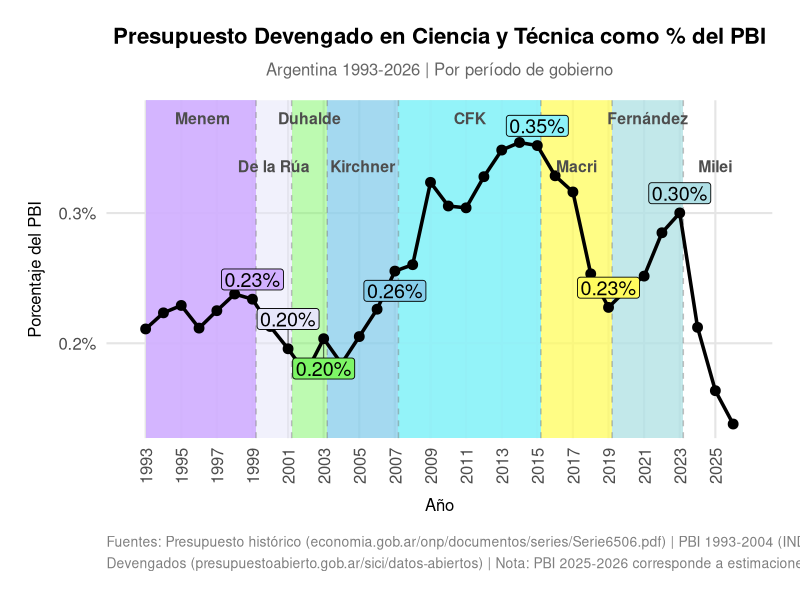
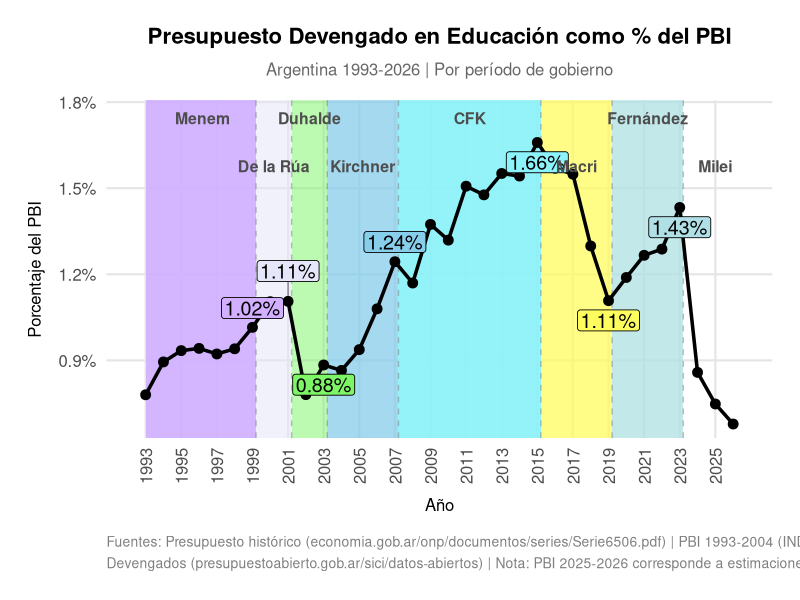
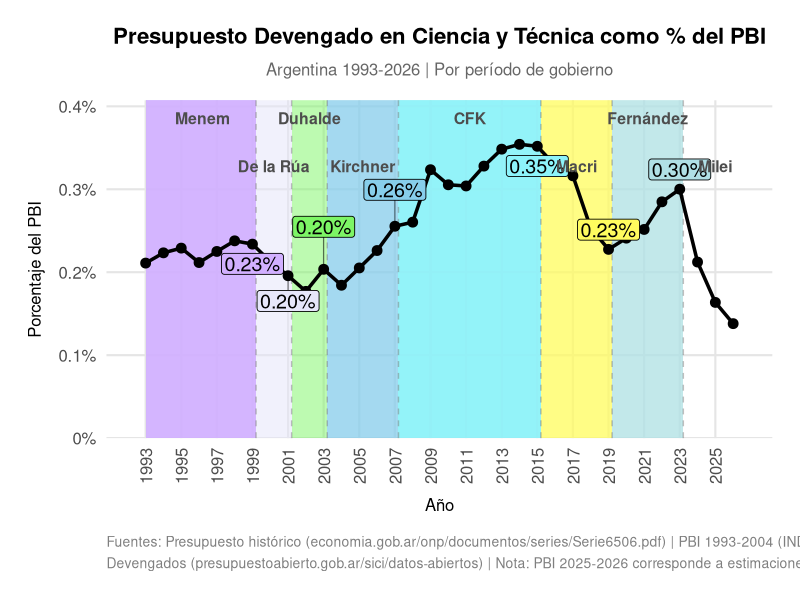
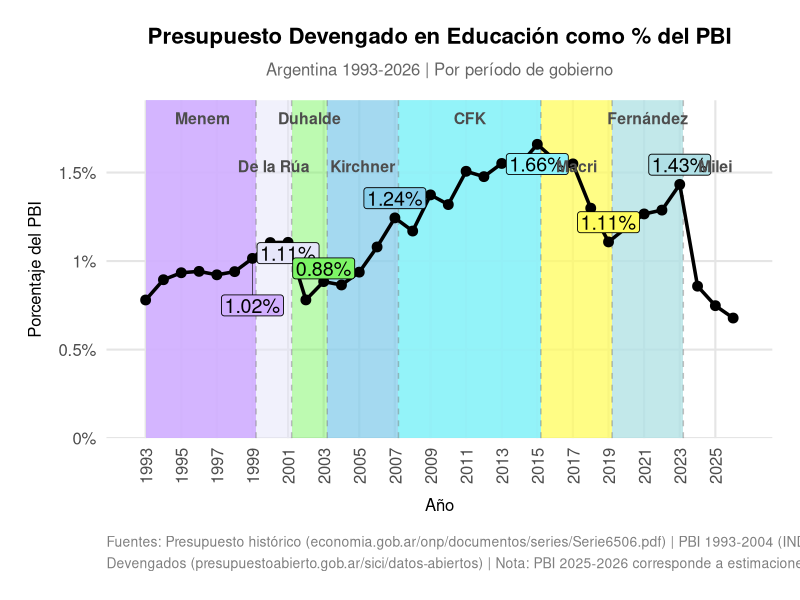
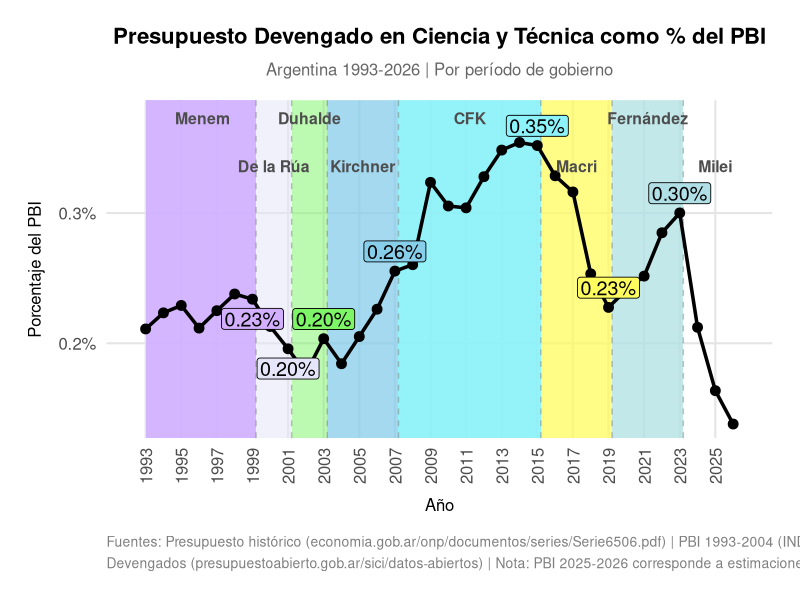
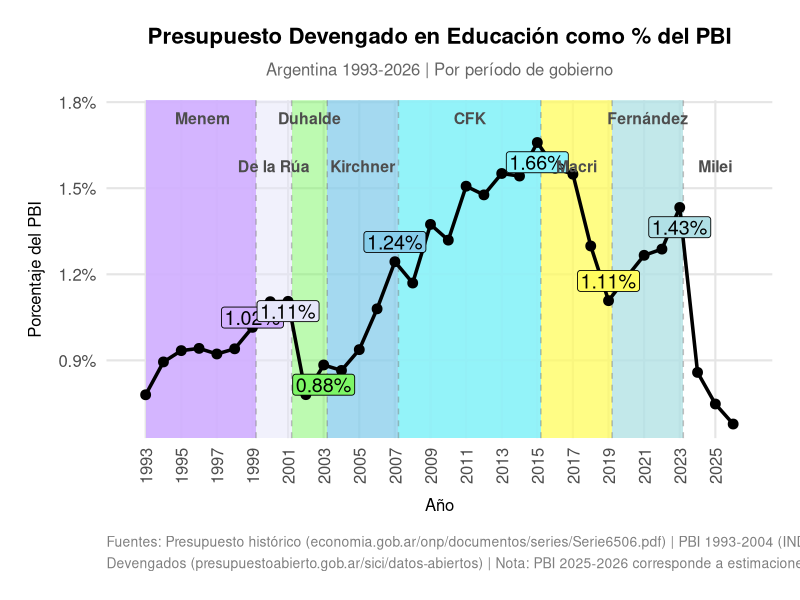
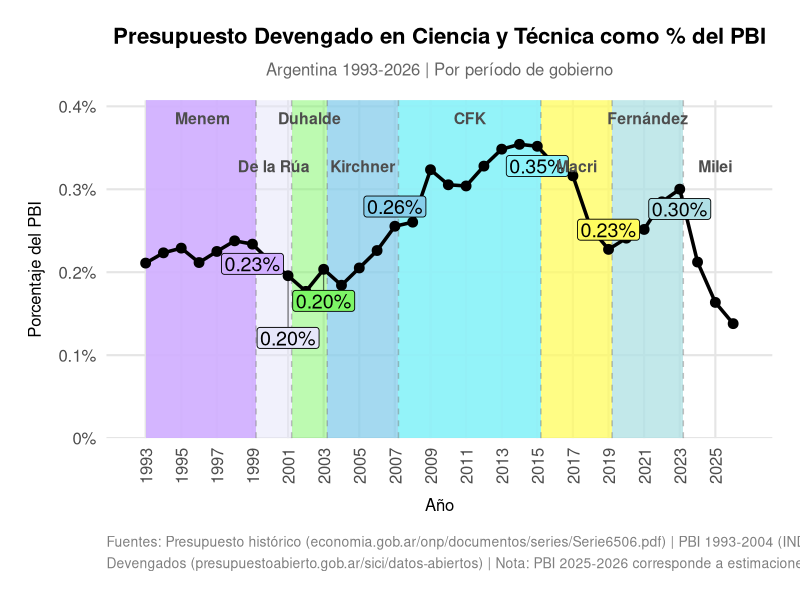
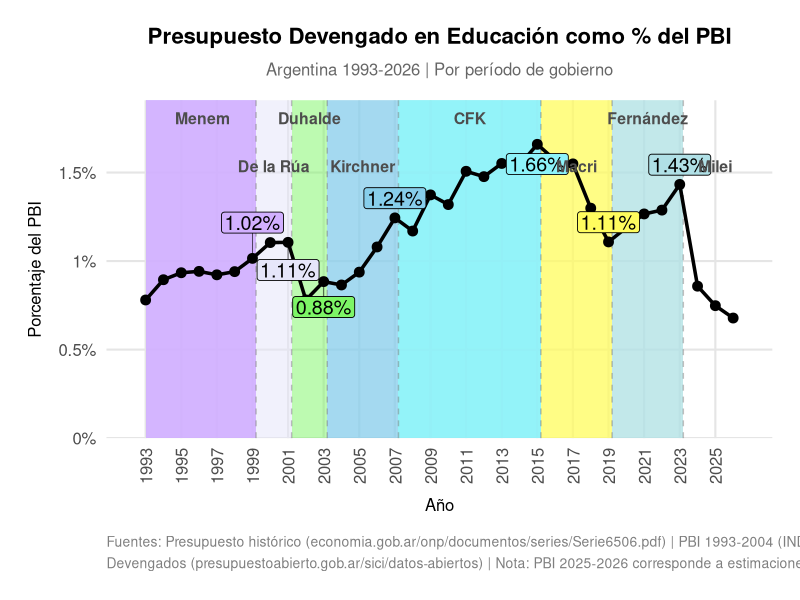

These figures' R source, in order: (Note: this script raises an error after producing the figures.)
# =============================================================================
# Análisis del Presupuesto Devengado en Ciencia y Educación como % del PBI
# Argentina 1993-2026
# =============================================================================

# Cargar librerías necesarias
library(ggplot2)
library(dplyr)
library(tidyr)
library(scales)
library(ggrepel)

# -----------------------------------------------------------------------------
# 1. Leer y procesar datos
# -----------------------------------------------------------------------------

presupuesto <- read.csv("presupuesto.csv", stringsAsFactors = FALSE)

# Calcular Presupuesto Devengado como % del PBI
presupuesto <- presupuesto %>%
  mutate(
    Ciencia_pct_PBI = (Devengado.Ciencia / PBI) * 100,
    Educacion_pct_PBI = (Devengado.Educación / PBI) * 100
  )

# -----------------------------------------------------------------------------
# 2. Definir períodos de gobierno
# -----------------------------------------------------------------------------

definir_gobierno <- function(año) {
  case_when(
    año >= 1989 & año <= 1999 ~ "Menem\n(1989-1999)",
    año >= 2000 & año <= 2001 ~ "De la Rúa\n(2000-2001)",
    año == 2002 ~ "Duhalde\n(2002-2003)",
    año == 2003 ~ "Duhalde\n(2002-2003)",
    año >= 2004 & año <= 2007 ~ "Kirchner\n(2003-2007)",
    año >= 2008 & año <= 2015 ~ "Fernández de Kirchner\n(2008-2015)",
    año >= 2016 & año <= 2019 ~ "Macri\n(2016-2019)",
    año >= 2020 & año <= 2023 ~ "Fernández\n(2020-2023)",
    año >= 2024 & año <= 2027 ~ "Milei\n(2024-2027)",
    TRUE ~ "Otro"
  )
}

presupuesto <- presupuesto %>%
  mutate(Gobierno = definir_gobierno(Año))

# Ordenar los gobiernos cronológicamente
presupuesto$Gobierno <- factor(presupuesto$Gobierno, levels = c(
  "Menem\n(1989-1999)",
  "De la Rúa\n(2000-2001)",
  "Duhalde\n(2002-2003)",
  "Kirchner\n(2003-2007)",
  "Fernández de Kirchner\n(2008-2015)",
  "Macri\n(2016-2019)",
  "Fernández\n(2020-2023)",
  "Milei\n(2024-2027)"
))

# -----------------------------------------------------------------------------
# 3. Preparar datos para el gráfico
# -----------------------------------------------------------------------------

# Transformar a formato largo para ggplot
datos_largo <- presupuesto %>%
  select(Año, Gobierno, Ciencia_pct_PBI, Educacion_pct_PBI) %>%
  pivot_longer(
    cols = c(Ciencia_pct_PBI, Educacion_pct_PBI),
    names_to = "Categoria",
    values_to = "Porcentaje_PBI"
  ) %>%
  mutate(
    Categoria = recode(Categoria,
      "Ciencia_pct_PBI" = "Ciencia y Técnica",
      "Educacion_pct_PBI" = "Educación"
    )
  )

# -----------------------------------------------------------------------------
# 4. Definir colores para cada gobierno
# -----------------------------------------------------------------------------

colores_gobierno <- c(
  "Menem\n(1989-1999)" = "#d2b0ff",
  "De la Rúa\n(2000-2001)" = "#E6E6FA",
  "Duhalde\n(2002-2003)" = "#7df566",
  "Kirchner\n(2003-2007)" = "#87CEEB",
  "Fernández de Kirchner\n(2008-2015)" = "#8df3fa",
  "Macri\n(2016-2019)" = "#fffc5e",
  "Fernández\n(2020-2023)" = "#B0E0E6",
  "Milei\n(2024-2027)" = "#DDA0DD"
)

# -----------------------------------------------------------------------------
# 5. Crear rectángulos de fondo para cada gobierno
# -----------------------------------------------------------------------------

# Obtener los límites de años para cada gobierno
gobiernos_rect <- presupuesto %>%
  group_by(Gobierno) %>%
  summarise(
    xmin = ifelse(Gobierno=="Menem\n(1989-1999)", min(Año), min(Año)-.8),
    xmax = max(Año)+.2,
    .groups = "drop"
  ) %>%
  filter(!is.na(Gobierno))

# -----------------------------------------------------------------------------
# 6. Crear el gráfico
# -----------------------------------------------------------------------------

# Definir tema profesional
tema_profesional <- theme_minimal(base_size = 16) +
  theme(
    plot.title = element_text(face = "bold", size = 16, hjust = 0.5, margin = margin(b = 10)),
    plot.subtitle = element_text(size = 12, hjust = 0.5, color = "gray40", margin = margin(b = 15)),
    plot.caption = element_text(size = 10, color = "gray50", hjust = 0, margin = margin(t = 15), lineheight = 1.3),
    axis.title.x = element_text(size = 12, margin = margin(t = 10)),
    axis.title.y = element_text(size = 12, margin = margin(r = 10)),
    axis.text = element_text(size = 12),
    axis.text.x = element_text(angle = 90, vjust = 0.5, hjust = 1),
    legend.position = "bottom",
    legend.title = element_blank(),
    legend.text = element_text(size = 12),
    panel.grid.major = element_line(color = "gray90"),
    panel.grid.minor = element_blank(),
    plot.background = element_rect(fill = "white", color = NA),
    panel.background = element_rect(fill = "white", color = NA),
    plot.margin = margin(20, 20, 20, 20)
  )

# Definir la nota al pie con fuentes
caption_text <- paste0(
  "Fuentes: Presupuesto histórico (economia.gob.ar/onp/documentos/series/Serie6506.pdf) | ",
  "PBI 1993-2004 (INDEC, cuadro8_1.xls) | PBI 2004-2025 (INDEC, sh_oferta_demanda_12_25.xls)\n",
  "Devengados (presupuestoabierto.gob.ar/sici/datos-abiertos) | ",
  "Nota: PBI 2025-2026 corresponde a estimaciones del Presupuesto Nacional 2026"
)

# -----------------------------------------------------------------------------
# 6. Función para crear gráficos
# -----------------------------------------------------------------------------

crear_grafico_pbi <- function(data, variable, titulo, filename_base, start_y_zero = FALSE) {
  # Preparar datos
  datos_plot <- data %>%
    select(Año, Gobierno, valor = all_of(variable))
  
  # Filtrar solo el último año de cada gobierno para las etiquetas
  datos_labels <- datos_plot %>%
    group_by(Gobierno) %>%
    filter(Año == max(Año)) %>%
    ungroup()
  
  # Crear el gráfico

  p <- ggplot() +
    # Agregar rectángulos de fondo para cada gobierno
    geom_rect(
      data = gobiernos_rect,
      aes(xmin = xmin, xmax = xmax, ymin = -Inf, ymax = Inf, fill = Gobierno),
      alpha = 0.3
    ) +
    scale_fill_manual(values = colores_gobierno, guide = "none") +
    # Agregar líneas verticales entre gobiernos
    geom_vline(
      xintercept = c(1999.2, 2001.2, 2003.2, 2007.2, 2015.2, 2019.2, 2023.2),
      linetype = "dashed",
      color = "gray50",
      alpha = 0.5
    ) +
    # Agregar línea de la serie temporal
    geom_line(
      data = datos_plot,
      aes(x = Año, y = valor),
      color = "black",
      linewidth = 1.2
    ) +
    # Agregar puntos
    geom_point(
      data = datos_plot,
      aes(x = Año, y = valor),
      color = "black",
      size = 3
    ) +
    # Agregar etiquetas con color de gobierno como fondo
    geom_label_repel(
      data = datos_labels,
      aes(x = Año, y = valor, label = sprintf("%.2f%%", valor), fill = Gobierno),
      size = 5,
      color = "black",
      label.size = 0.3,
      label.padding = unit(0.15, "lines"),
      max.overlaps = 25,
      segment.size = 0.3,
      segment.color = "black",
      segment.alpha = 0.7,
      box.padding = 0.4,
      point.padding = 0.3,
      force_pull = 0,
      direction = "y",
      show.legend = FALSE
    ) +
    # Escalas de los ejes
    scale_x_continuous(
      breaks = seq(1993, 2026, by = 2),
      limits = c(1992.5, 2026.5)
    ) +
    # Títulos y etiquetas
    labs(
      title = titulo,
      subtitle = "Argentina 1993-2026 | Por período de gobierno",
      x = "Año",
      y = "Porcentaje del PBI",
      caption = caption_text
    ) +
    # Aplicar tema
    tema_profesional +
    # Agregar etiquetas de gobierno en la parte superior (alternando posiciones y)
    annotate(
      "text",
      x = c(1996.2, 2002.2, 2011.2, 2021.2),
      y = Inf,
      label = c("Menem", "Duhalde", "CFK", "Fernández"),
      vjust = 2,
      hjust = 0.5,
      size = 4,
      fontface = "bold",
      color = "gray30"
    ) +
    annotate(
      "text",
      x = c(2000.2, 2005.2, 2017.2, 2025),
      y = Inf,
      label = c("De la Rúa", "Kirchner", "Macri", "Milei"),
      vjust = 6,
      hjust = 0.5,
      size = 4,
      fontface = "bold",
      color = "gray30"
    )
  
  # Configurar escala Y según parámetro
  if (start_y_zero) {
    p <- p + scale_y_continuous(
      labels = function(x) paste0(x, "%"),
      expand = expansion(mult = c(0, 0.15)),
      limits = c(0, NA)
    )
  } else {
    p <- p + scale_y_continuous(
      labels = function(x) paste0(x, "%"),
      expand = expansion(mult = c(0.05, 0.15))
    )
  }
  
  # Guardar en PNG
  ggsave(
    paste0(filename_base, ".png"),
    plot = p,
    width = 12,
    height = 12,
    dpi = 300,
    bg = "white"
  )
  
  return(p)
}

# -----------------------------------------------------------------------------
# 7. Crear y guardar los gráficos
# -----------------------------------------------------------------------------

# Gráficos con escala Y automática
p_ciencia <- crear_grafico_pbi(
  data = presupuesto,
  variable = "Ciencia_pct_PBI",
  titulo = "Presupuesto Devengado en Ciencia y Técnica como % del PBI",
  filename_base = "presupuesto_ciencia_pbi"
)

p_educacion <- crear_grafico_pbi(
  data = presupuesto,
  variable = "Educacion_pct_PBI",
  titulo = "Presupuesto Devengado en Educación como % del PBI",
  filename_base = "presupuesto_educacion_pbi"
)

# Gráficos con escala Y comenzando en 0
p_ciencia_y0 <- crear_grafico_pbi(
  data = presupuesto,
  variable = "Ciencia_pct_PBI",
  titulo = "Presupuesto Devengado en Ciencia y Técnica como % del PBI",
  filename_base = "presupuesto_ciencia_pbi_y0",
  start_y_zero = TRUE
)

p_educacion_y0 <- crear_grafico_pbi(
  data = presupuesto,
  variable = "Educacion_pct_PBI",
  titulo = "Presupuesto Devengado en Educación como % del PBI",
  filename_base = "presupuesto_educacion_pbi_y0",
  start_y_zero = TRUE
)

# Mostrar los gráficos
print(p_ciencia)
print(p_educacion)
print(p_ciencia_y0)
print(p_educacion_y0)

# -----------------------------------------------------------------------------
# 8. Imprimir resumen de datos
# -----------------------------------------------------------------------------

cat("\n=== Resumen: Presupuesto Devengado como % del PBI ===\n\n")

resumen <- presupuesto %>%
  select(Año, Gobierno, Ciencia_pct_PBI, Educacion_pct_PBI) %>%
  mutate(
    Ciencia_pct_PBI = round(Ciencia_pct_PBI, 4),
    Educacion_pct_PBI = round(Educacion_pct_PBI, 4)
  )

print(resumen, n = nrow(resumen))

cat("\n=== Promedio por Gobierno ===\n\n")

promedio_gobierno <- presupuesto %>%
  group_by(Gobierno) %>%
  summarise(
    Años = paste(min(Año), "-", max(Año)),
    Promedio_Ciencia = round(mean(Ciencia_pct_PBI), 4),
    Promedio_Educacion = round(mean(Educacion_pct_PBI), 4),
    .groups = "drop"
  )

print(promedio_gobierno)
